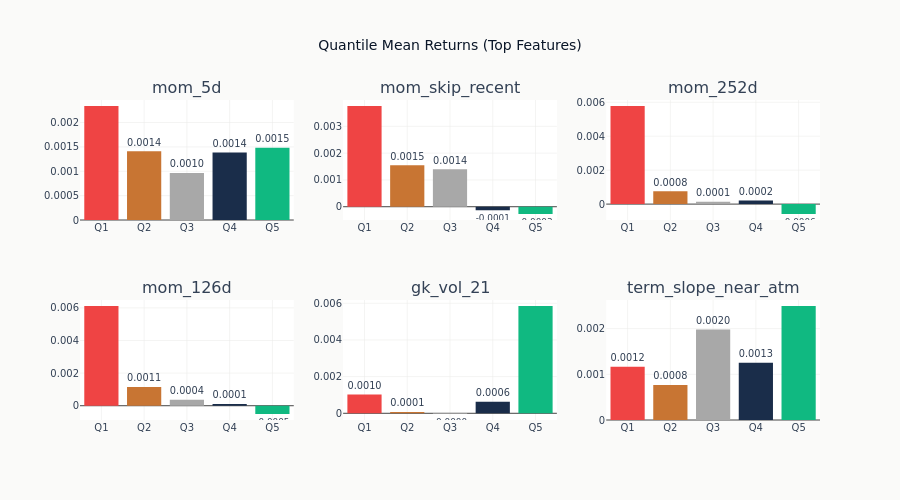

Notebook code for this chart:
### Code cell
if quantile_spreads:
    n_show = min(6, len(quantile_spreads))
    feats_to_show = list(quantile_spreads.keys())[:n_show]
    n_rows_fig = (n_show + 2) // 3
    fig = make_subplots(rows=n_rows_fig, cols=3, subplot_titles=feats_to_show)
    for idx, feat in enumerate(feats_to_show):
        r, c = divmod(idx, 3)
        q_means = quantile_spreads[feat]["q_means"]
        fig.add_trace(
            go.Bar(
                x=[f"Q{i + 1}" for i in range(len(q_means))],
                y=q_means,
                marker_color=[
                    COLORS["negative"],
                    COLORS["copper"],
                    GRAY_FILLS["muted"],
                    COLORS["slate"],
                    COLORS["positive"],
                ],
                showlegend=False,
                text=[f"{m:.4f}" for m in q_means],
                textposition="outside",
            ),
            row=r + 1,
            col=c + 1,
        )
    fig.update_layout(
        template="ml4t",
        height=250 * n_rows_fig,
        width=900,
        title_text="Quantile Mean Returns (Top Features)",
    )
    fig.show()

### Figure 1 — Plotly figure (JSON) as saved in the notebook; plotly's stock layout.template omitted (floating-point values rounded to 4 significant figures)
{"data": [{"marker": {"color": ["#ef4444", "#C87533", "#a8a8a8", "#1a2d4a", "#10b981"]}, "showlegend": false, "text": ["0.0023", "0.0014", "0.0010", "0.0014", "0.0015"], "textposition": "outside", "type": "bar", "x": ["Q1", "Q2", "Q3", "Q4", "Q5"], "xaxis": "x", "y": [0.002339, 0.00141, 0.0009653, 0.001384, 0.001484], "yaxis": "y"}, {"marker": {"color": ["#ef4444", "#C87533", "#a8a8a8", "#1a2d4a", "#10b981"]}, "showlegend": false, "text": ["0.0038", "0.0015", "0.0014", "-0.0001", "-0.0003"], "textposition": "outside", "type": "bar", "x": ["Q1", "Q2", "Q3", "Q4", "Q5"], "xaxis": "x2", "y": [0.003759, 0.001548, 0.001397, -0.0001331, -0.0002713], "yaxis": "y2"}, {"marker": {"color": ["#ef4444", "#C87533", "#a8a8a8", "#1a2d4a", "#10b981"]}, "showlegend": false, "text": ["0.0058", "0.0008", "0.0001", "0.0002", "-0.0006"], "textposition": "outside", "type": "bar", "x": ["Q1", "Q2", "Q3", "Q4", "Q5"], "xaxis": "x3", "y": [0.00578, 0.000754, 0.0001319, 0.0002167, -0.0005834], "yaxis": "y3"}, {"marker": {"color": ["#ef4444", "#C87533", "#a8a8a8", "#1a2d4a", "#10b981"]}, "showlegend": false, "text": ["0.0061", "0.0011", "0.0004", "0.0001", "-0.0005"], "textposition": "outside", "type": "bar", "x": ["Q1", "Q2", "Q3", "Q4", "Q5"], "xaxis": "x4", "y": [0.006115, 0.001147, 0.0003593, 0.0001065, -0.0005075], "yaxis": "y4"}, {"marker": {"color": ["#ef4444", "#C87533", "#a8a8a8", "#1a2d4a", "#10b981"]}, "showlegend": false, "text": ["0.0010", "0.0001", "-0.0000", "0.0006", "0.0059"], "textposition": "outside", "type": "bar", "x": ["Q1", "Q2", "Q3", "Q4", "Q5"], "xaxis": "x5", "y": [0.001024, 6.919e-05, -3.872e-05, 0.0006231, 0.005851], "yaxis": "y5"}, {"marker": {"color": ["#ef4444", "#C87533", "#a8a8a8", "#1a2d4a", "#10b981"]}, "showlegend": false, "text": ["0.0012", "0.0008", "0.0020", "0.0013", "0.0025"], "textposition": "outside", "type": "bar", "x": ["Q1", "Q2", "Q3", "Q4", "Q5"], "xaxis": "x6", "y": [0.001165, 0.000768, 0.001982, 0.001256, 0.002495], "yaxis": "y6"}], "layout": {"annotations": [{"font": {"size": 16}, "showarrow": false, "text": "mom_5d", "x": 0.1444, "xanchor": "center", "xref": "paper", "y": 1.0, "yanchor": "bottom", "yref": "paper"}, {"font": {"size": 16}, "showarrow": false, "text": "mom_skip_recent", "x": 0.5, "xanchor": "center", "xref": "paper", "y": 1.0, "yanchor": "bottom", "yref": "paper"}, {"font": {"size": 16}, "showarrow": false, "text": "mom_252d", "x": 0.8556, "xanchor": "center", "xref": "paper", "y": 1.0, "yanchor": "bottom", "yref": "paper"}, {"font": {"size": 16}, "showarrow": false, "text": "mom_126d", "x": 0.1444, "xanchor": "center", "xref": "paper", "y": 0.375, "yanchor": "bottom", "yref": "paper"}, {"font": {"size": 16}, "showarrow": false, "text": "gk_vol_21", "x": 0.5, "xanchor": "center", "xref": "paper", "y": 0.375, "yanchor": "bottom", "yref": "paper"}, {"font": {"size": 16}, "showarrow": false, "text": "term_slope_near_atm", "x": 0.8556, "xanchor": "center", "xref": "paper", "y": 0.375, "yanchor": "bottom", "yref": "paper"}], "height": 500, "title": {"text": "Quantile Mean Returns (Top Features)"}, "width": 900, "xaxis": {"anchor": "y", "domain": [0.0, 0.2889]}, "xaxis2": {"anchor": "y2", "domain": [0.3556, 0.6444]}, "xaxis3": {"anchor": "y3", "domain": [0.7111, 1.0]}, "xaxis4": {"anchor": "y4", "domain": [0.0, 0.2889]}, "xaxis5": {"anchor": "y5", "domain": [0.3556, 0.6444]}, "xaxis6": {"anchor": "y6", "domain": [0.7111, 1.0]}, "yaxis": {"anchor": "x", "domain": [0.625, 1.0]}, "yaxis2": {"anchor": "x2", "domain": [0.625, 1.0]}, "yaxis3": {"anchor": "x3", "domain": [0.625, 1.0]}, "yaxis4": {"anchor": "x4", "domain": [0.0, 0.375]}, "yaxis5": {"anchor": "x5", "domain": [0.0, 0.375]}, "yaxis6": {"anchor": "x6", "domain": [0.0, 0.375]}}}
